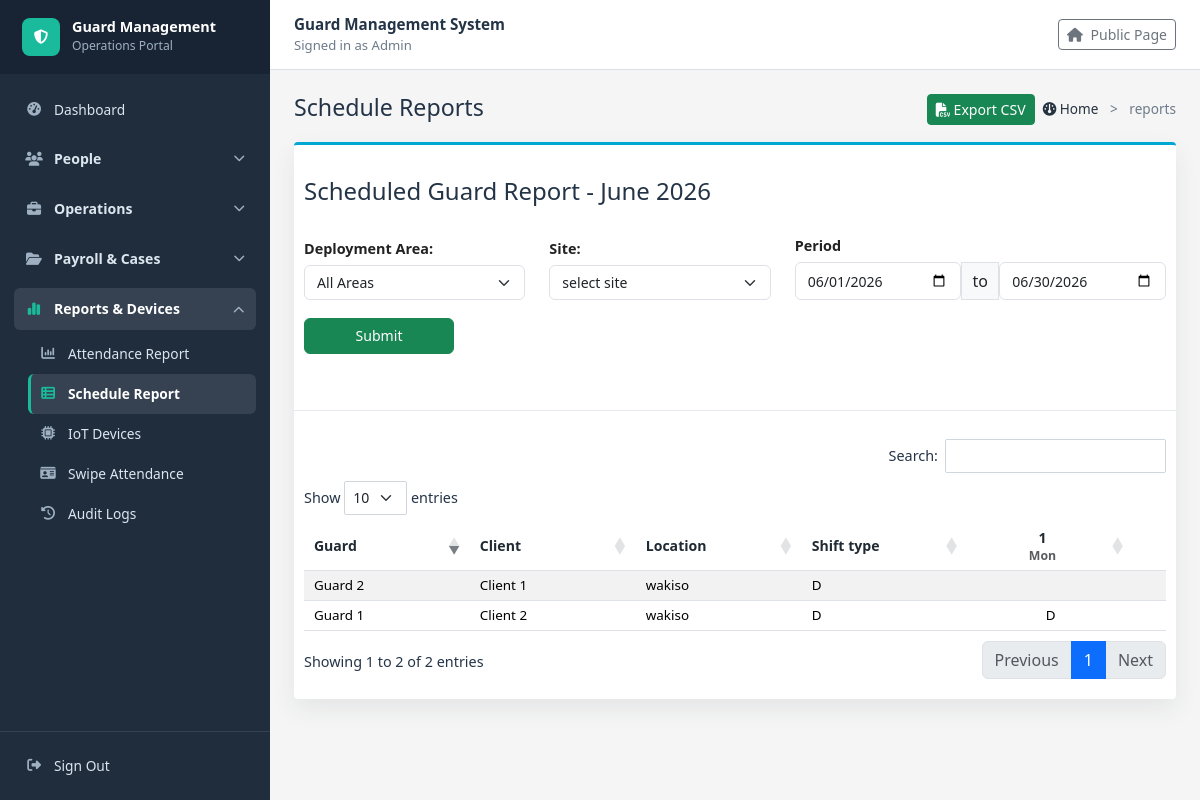
The app's page /reports/schedules/ (signed in) with its own data.
### guardmanagementsystem/models.py (models this page shows, shortened)
class Guard(models.Model):
    STATUS_CHOICES = [
        ('Active', 'Active'),
        ('Inactive', 'Inactive'),
        ('Suspended', 'Suspended'),
        ('Terminated', 'Terminated'),
    ]
    guard_id = models.AutoField(primary_key=True)
    guard_number = models.CharField(max_length=20, unique=True, null=True, blank=True, editable=False)
    rfid_card_number = models.CharField(max_length=50, unique=True, null=True, blank=True)
    full_name = models.CharField(max_length=100)
    date_of_birth = models.DateField()
    phone = models.CharField(max_length=20)
    email = models.EmailField(unique=True)
    address = models.TextField()
    date_of_joining = models.DateField(auto_now= True)
    status = models.CharField(max_length=20, choices=STATUS_CHOICES, default='Active')
    daily_rate = models.DecimalField(max_digits=12, decimal_places=2, default=7000)

class Client(models.Model):
    client_id = models.AutoField(primary_key=True)
    client_name = models.CharField(max_length=100)
    contact_person = models.CharField(max_length=100)
    phone = models.CharField(max_length=20)
    email = models.EmailField()
    address = models.TextField()

class Deployment(models.Model):
    STATUS_CHOICES = [
        ('Active', 'Active'),
        ('Completed', 'Completed'),
        ('Cancelled', 'Cancelled'),
    ]
    deployment_id = models.AutoField(primary_key=True)
    guard = models.ForeignKey(Guard, on_delete=models.CASCADE,related_name='deployments')
    client = models.ForeignKey(Client,on_delete=models.CASCADE,related_name='deployments')
    site_location = models.CharField(max_length=200)
    start_date = models.DateField()
    end_date = models.DateField(null=True, blank=True)
    status = models.CharField(max_length=20, choices=STATUS_CHOICES, default='Active')

### guardmanagementsystem/views.py (the view)
# urls.py: path("reports/schedules/", views.schedule_report, name="schedule_report"),
@login_required
def schedule_report(request):
    deployment_area = request.GET.get("deployment_area", "")
    site = request.GET.get("site", "")
    start_date = request.GET.get("start_date", "")
    end_date = request.GET.get("end_date", "")
    clients = Client.objects.all().order_by("client_name")
    sites = (
        Deployment.objects.exclude(site_location="")
        .values_list("site_location", flat=True)
        .distinct()
        .order_by("site_location")
    )
    report_data = build_scheduled_guard_report(deployment_area, site, start_date, end_date)
    return render(request, "guardmanagementsystem/schedule_report.html", {
        "clients": clients,
        "sites": sites,
        "day_headings": report_data["day_headings"],
        "report_rows": report_data["report_rows"],
        "report_month": report_data["report_month"],
        "export_query": urlencode({
            "deployment_area": deployment_area,
            "site": site,
            "start_date": report_data["report_start"].isoformat(),
            "end_date": report_data["report_end"].isoformat(),
        }),
        "selected_deployment_area": deployment_area,
        "selected_site": site,
        "selected_start_date": report_data["report_start"].isoformat(),
        "selected_end_date": report_data["report_end"].isoformat(),
    })

### guardmanagementsystem/templates/guardmanagementsystem/schedule_report.html (shortened to what this page needs)
{% extends "guardmanagementsystem/base.html" %}
{% block content %}
<link rel="stylesheet" href="https://cdn.datatables.net/1.13.8/css/dataTables.bootstrap5.min.css">
<link rel="stylesheet" href="https://cdn.datatables.net/buttons/2.4.2/css/buttons.bootstrap5.min.css">
<div class="d-flex justify-content-between align-items-start mb-3">
    <div>
        <h2 class="mb-1">Schedule Reports</h2>
    </div>
    <div class="d-flex align-items-center gap-2">
        <a class="btn btn-success btn-sm" href="{% url 'schedule_report_csv_export' %}?{{ export_query }}">
            <i class="fa fa-file-csv"></i> Export CSV
        </a>
        <div class="breadcrumb-mini">
            <a href="{% url 'dashboard' %}"><i class="fa fa-dashboard"></i> Home</a>
            <span class="mx-2">&gt;</span>
            <span>reports</span>
        </div>
    </div>
</div>
<div class="report-shell">
    <form method="GET" class="report-filter">
        <div class="report-title">Scheduled Guard Report - {{ report_month }}</div>
        <div class="report-filter-row">
            <div class="report-select-field">
                <label class="filter-label" for="deployment_area">Deployment Area:</label>
                <select id="deployment_area" name="deployment_area" class="form-select">
                    <option value="">All Areas</option>
                </select>
            </div>
            <div class="report-select-field">
                <label class="filter-label" for="site">Site:</label>
                <select id="site" name="site" class="form-select">
                    <option value="">select site</option>
                </select>
            </div>
            <div class="report-period-field">
                <label class="filter-label">Period</label>
                <div class="period-group">
                    <input type="date" name="start_date" value="{{ selected_start_date|default:'' }}" class="form-control">
                    <span class="input-group-text">to</span>
                    <input type="date" name="end_date" value="{{ selected_end_date|default:'' }}" class="form-control">
                </div>
            </div>
            <div class="report-submit-column">
                <button type="submit" class="btn btn-success">Submit</button>
            </div>
        </div>
    </form>
    <div class="report-table-wrap">
        <div class="table-responsive">
            <table id="scheduleReportTable" class="table table-striped table-hover align-middle w-100">
                <thead>
                    <tr>
                        <th>Guard</th>
                        <th>Client</th>
                        <th>Location</th>
                        <th>Shift type</th>
                        {% for day in day_headings %}
                            <th class="text-center">
                                <div>{{ day.number }}</div>
                                <small class="text-muted">{{ day.weekday }}</small>
                            </th>
                        {% endfor %}
                    </tr>
                </thead>
                <tbody>
                    {% for row in report_rows %}
                        <tr>
                            <td>{{ row.guard }}</td>
                            <td>{{ row.client }}</td>
                            <td>{{ row.site }}</td>
                            <td>{{ row.shift_type }}</td>
                            {% for code in row.day_cells %}
                                <td class="text-center">{{ code|default:"" }}</td>
                            {% endfor %}
                        </tr>
                    {% endfor %}
                </tbody>
            </table>
        </div>
    </div>
</div>
{% endblock %}

### guardmanagementsystem/templates/guardmanagementsystem/base.html (shortened to what this page needs)
<!doctype html>
<html lang="en">
<head>
    <link href="https://cdn.jsdelivr.net/npm/bootstrap@5.3.3/dist/css/bootstrap.min.css" rel="stylesheet">
    <link href="https://cdnjs.cloudflare.com/ajax/libs/font-awesome/6.5.2/css/all.min.css" rel="stylesheet">
</head>
<body>
    {% with current_url=request.resolver_match.url_name %}
    <div class="app-layout">
        <aside class="sidebar">
            <div class="d-flex align-items-center justify-content-between">
                <a class="sidebar-brand flex-grow-1" href="{% url 'dashboard' %}">
                    <span class="brand-mark"><i class="fa fa-shield-halved"></i></span>
                    <span>
                        <span class="brand-title">Guard Management</span>
                        <span class="brand-subtitle">Operations Portal</span>
                    </span>
                </a>
            </div>
            <nav id="sidebarNav" class="sidebar-nav collapse d-lg-block">
                <a class="sidebar-link {% if current_url == 'dashboard' %}active{% endif %}" href="{% url 'dashboard' %}">
                    <i class="fa fa-gauge-high"></i> Dashboard
                </a>
                <div class="sidebar-module">
                    <button class="module-toggle" type="button" data-bs-toggle="collapse" data-bs-target="#peopleModule" aria-controls="peopleModule" aria-expanded="{% if current_url in 'supervisor_list supervisor_add supervisor_edit supervisor_delete guard_list guard_add guard_edit guard_delete client_list client_add client_edit client_delete' %}true{% else %}false{% endif %}">
                        <span class="module-title"><i class="fa fa-users"></i> People</span>
                        <i class="fa fa-chevron-down module-chevron"></i>
                    </button>
                </div>
                <div class="sidebar-module">
                    <button class="module-toggle" type="button" data-bs-toggle="collapse" data-bs-target="#operationsModule" aria-controls="operationsModule" aria-expanded="{% if current_url in 'deployment_list deployment_add deployment_edit deployment_delete program_guard attendance_list attendance_add attendance_edit attendance_delete shift_list shift_add shift_edit shift_delete shift_import schedule_csv_template asset_list asset_add asset_edit asset_delete' %}true{% else %}false{% endif %}">
                        <span class="module-title"><i class="fa fa-briefcase"></i> Operations</span>
                        <i class="fa fa-chevron-down module-chevron"></i>
                    </button>
                </div>
                <div class="sidebar-module">
                    <button class="module-toggle" type="button" data-bs-toggle="collapse" data-bs-target="#payrollCasesModule" aria-controls="payrollCasesModule" aria-expanded="{% if current_url in 'salary_list salary_add salary_edit salary_delete salary_payslip_general salary_payslip_individual advance_request_list advance_request_add advance_request_edit advance_request_delete incident_list incident_add incident_edit incident_delete incident_pdf_report disciplinary_action_list disciplinary_action_add disciplinary_action_edit disciplinary_action_delete' %}true{% else %}false{% endif %}">
                        <span class="module-title"><i class="fa fa-folder-open"></i> Payroll & Cases</span>
                        <i class="fa fa-chevron-down module-chevron"></i>
                    </button>
                </div>
                <div class="sidebar-module">
                    <button class="module-toggle" type="button" data-bs-toggle="collapse" data-bs-target="#reportsDevicesModule" aria-controls="reportsDevicesModule" aria-expanded="{% if current_url in 'attendance_query_report schedule_report schedule_report_csv_export iot_device_list iot_device_add iot_device_edit iot_device_delete iot_swipe_attendance audit_log_list' %}true{% else %}false{% endif %}">
                        <span class="module-title"><i class="fa fa-chart-simple"></i> Reports & Devices</span>
                        <i class="fa fa-chevron-down module-chevron"></i>
                    </button>
                    <div id="reportsDevicesModule" class="collapse {% if current_url in 'attendance_query_report schedule_report schedule_report_csv_export iot_device_list iot_device_add iot_device_edit iot_device_delete iot_swipe_attendance audit_log_list' %}show{% endif %}">
                        <div class="module-menu">
                            <a class="sidebar-link {% if current_url == 'attendance_query_report' %}active{% endif %}" href="{% url 'attendance_query_report' %}">
                                <i class="fa fa-chart-column"></i> Attendance Report
                            </a>
                            <a class="sidebar-link {% if current_url in 'schedule_report schedule_report_csv_export' %}active{% endif %}" href="{% url 'schedule_report' %}">
                                <i class="fa fa-table-list"></i> Schedule Report
                            </a>
                            <a class="sidebar-link {% if current_url in 'iot_device_list iot_device_add iot_device_edit iot_device_delete' %}active{% endif %}" href="{% url 'iot_device_list' %}">
                                <i class="fa fa-microchip"></i> IoT Devices
                            </a>
                            <a class="sidebar-link {% if current_url == 'iot_swipe_attendance' %}active{% endif %}" href="{% url 'iot_swipe_attendance' %}">
                                <i class="fa fa-id-card"></i> Swipe Attendance
                            </a>
                            <a class="sidebar-link {% if current_url == 'audit_log_list' %}active{% endif %}" href="{% url 'audit_log_list' %}">
                                <i class="fa fa-clock-rotate-left"></i> Audit Logs
                            </a>
                        </div>
                    </div>
                </div>
            </nav>
            <div class="sidebar-footer">
                {% if request.user.is_authenticated %}
                    <a class="sidebar-link" href="{% url 'signout' %}">
                        <i class="fa fa-right-from-bracket"></i> Sign Out
                    </a>
                {% else %}
                    <a class="sidebar-link" href="{% url 'signin' %}">
                        <i class="fa fa-right-to-bracket"></i> Sign In
                    </a>
                {% endif %}
            </div>
        </aside>
        <div class="main-panel">
            <header class="topbar">
                <div>
                    <p class="topbar-title">Guard Management System</p>
                    <div class="topbar-user">
                        {% if request.user.is_authenticated %}
                            Signed in as {{ request.user.username }}
                        {% else %}
                            Staff portal
                        {% endif %}
                    </div>
                </div>
                <a class="btn btn-sm btn-outline-secondary" href="{% url 'welcome' %}">
                    <i class="fa fa-house me-1"></i> Public Page
                </a>
            </header>
            <main class="container-fluid page-shell content-area">
                {% block content %}{% endblock %}
            </main>
        </div>
    </div>
    {% endwith %}
</body>
</html>

### records on screen
Guard: guard "Guard 1"
Client: client "Client 2"
Deployment: site "wakiso"
Guard: guard "Guard 2"
Client: client "Client 1"
Deployment: site "wakiso"

### other values on screen
{{ request.user.username }} "Admin"
{{ report_month }} "June 2026"
{{ day.number }} "1"
{{ day.weekday }} "Mon"
{{ row.shift_type }} "D" "D"
{{ code|default:"" }} "D"
